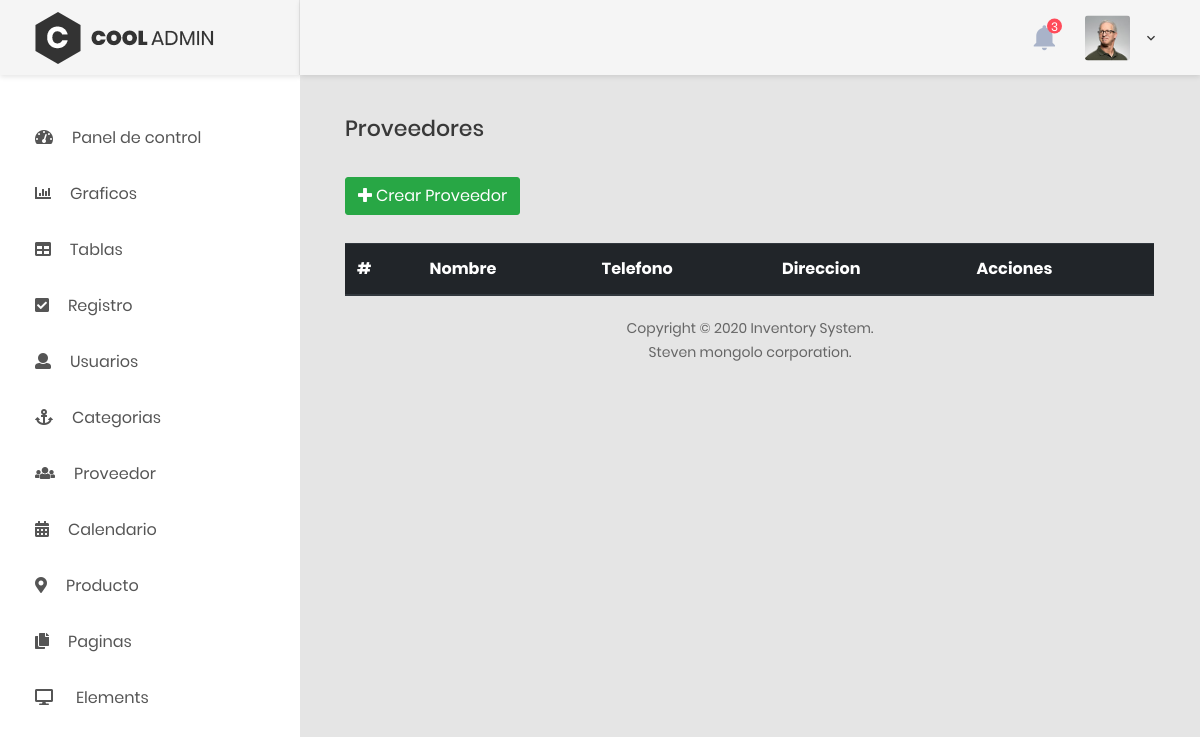
Before: /proveedores.php with the older database file.
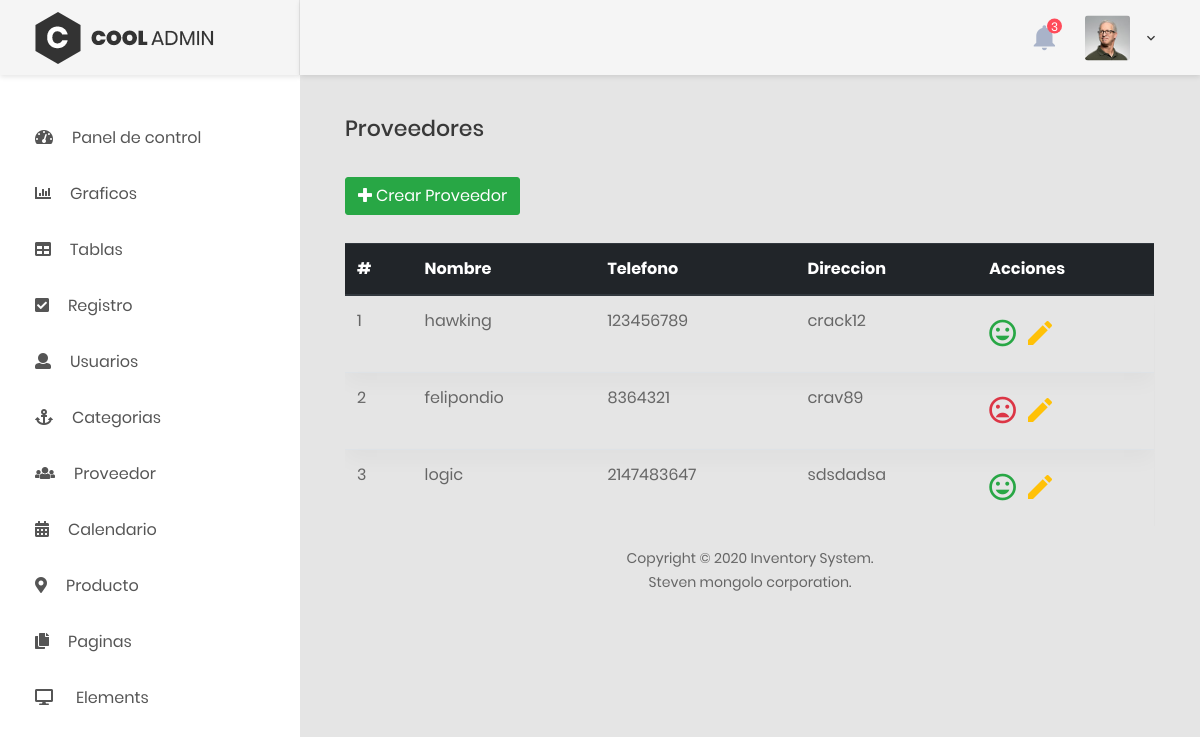
After: the same page with the newer database file.
### tables this page shows
CREATE TABLE `provedor` (
  `id` int(20) NOT NULL COMMENT 'se guarda la id del provedor',
  `telefono` int(11) NOT NULL COMMENT 'se guarda el telefono del provedor',
  `nombre` varchar(45) NOT NULL COMMENT 'se guarda el nombre de la persona o el laboratorio(provedor)',
  `direccion` varchar(45) DEFAULT NULL COMMENT 'se guarda la dirreccion del provedor',
  `estado` int(11) NOT NULL DEFAULT 1
);

### controller/sql.php (called while the page is built, shortened)
<?php
require_once('controller/load.php');
function find_all($table)
{
    global $pdo;
    $sql = $pdo->prepare('Select * from ' . $table);
    $sql->execute();
    $result = $sql->fetchAll();
    return $result;
}

### proveedores.php (the view, shortened to what this page needs)
<?php
$provedor = find_all('provedor');
include_once("layouts/header.php");
?>
<h3 class="title-5 m-b-35">Proveedores</h3>
<div class="table-data__tool">
    <div class="table-data__tool-right">
        <button type="button" class="btn btn-success openBtn" data-toggle="modal" data-target="#Modal">
            <i class="fa fa-plus mr-1" aria-hidden="true"></i>Crear Proveedor
        </button>
    </div>
</div>
<div class="table-responsive">
    <table class="table">
        <thead class="thead-dark">
            <tr class="text-white">
                <th>#</th>
                <th>Nombre</th>
                <th>Telefono</th>
                <th>Direccion</th>
                <th>Acciones</th>
            </tr>
        </thead>
        <tbody>
            <?php $i = 1;
            foreach ($provedor as $socios) : ?>
                <tr class="tr-shadow">
                    <td><?php echo $i;
                        $i++; ?></td>
                    <td><?php echo $socios['nombre'] ?></td>
                    <td><?php echo $socios['telefono'] ?></td>
                    <td><?php echo $socios['direccion'] ?></td>
                    <td>
                        <div class="fa-2x">
                            <a href="proveedores.php?id=<?= $socios['id']; ?>" class="item mr-1" data-toggle="tooltip" data-placement="top" <?php if ($socios['estado'] === '1') : ?> title="Activo">
                                <i class="zmdi zmdi-mood text-success"></i>
                            <?php else : ?>
                                title="Inactivo">
                                <i class="zmdi zmdi-mood-bad text-danger"></i>
                            <?php endif; ?>
                            </a>
                            <button type="button" class="item" data-placement="top" data-toggle="modal" data-target="#Edit<?= $socios['id']; ?>">
                                <i class="zmdi zmdi-edit text-warning"></i>
                            </button>
                        </div>
                    </td>
                </tr>
            <?php endforeach; ?>
        </tbody>
    </table>
</div>
<?php
include_once("layouts/footer.php");
?>

Changed rows visible on the page:
added provedor: nombre "hawking", telefono "123456789", direccion "crack12", estado 1 (drawn)
added provedor: nombre "felipondio", telefono "8364321", direccion "crav89", estado 0 (drawn)
added provedor: nombre "logic", telefono "2147483647", direccion "sdsdadsa", estado 1 (drawn)
